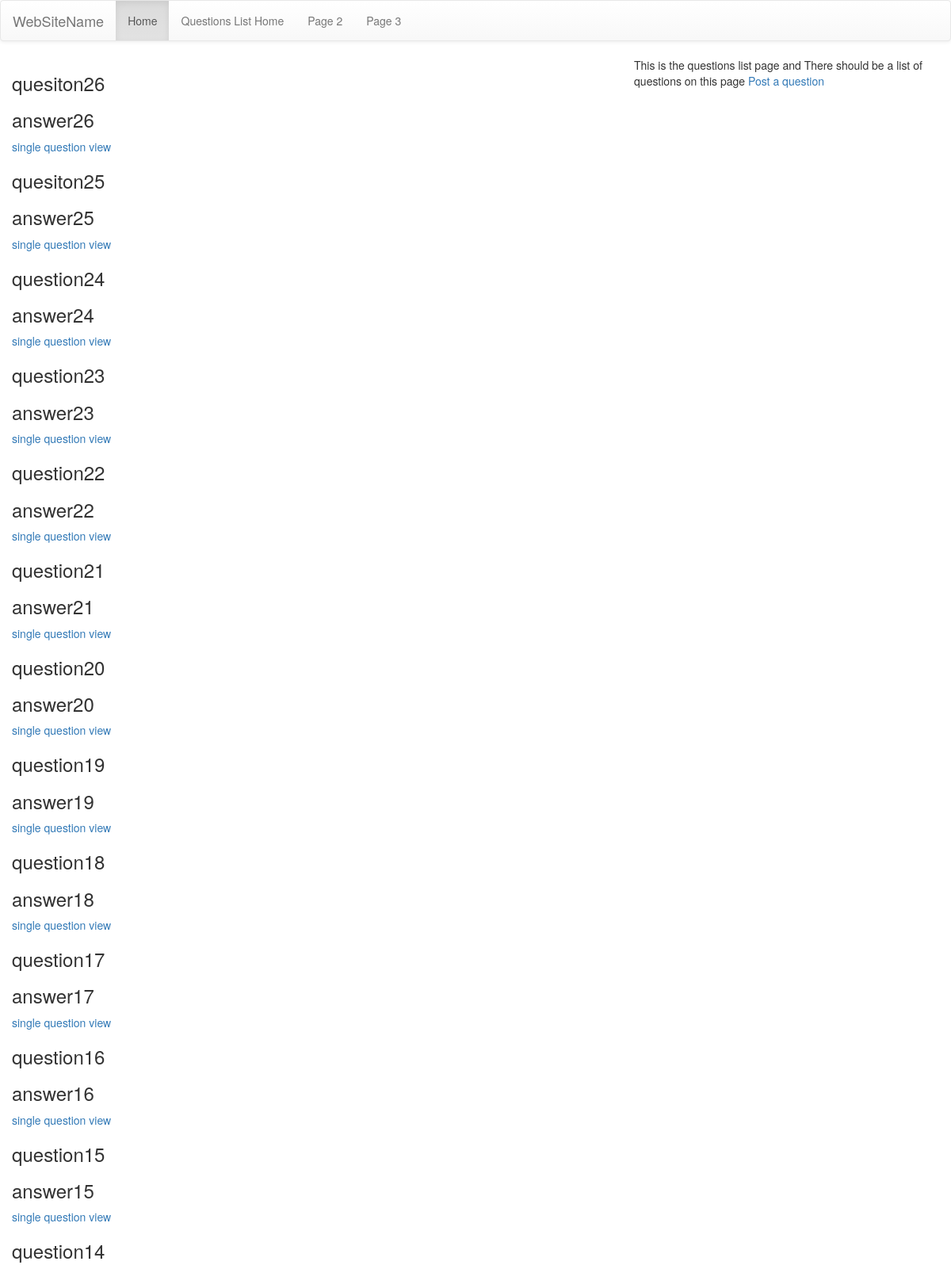
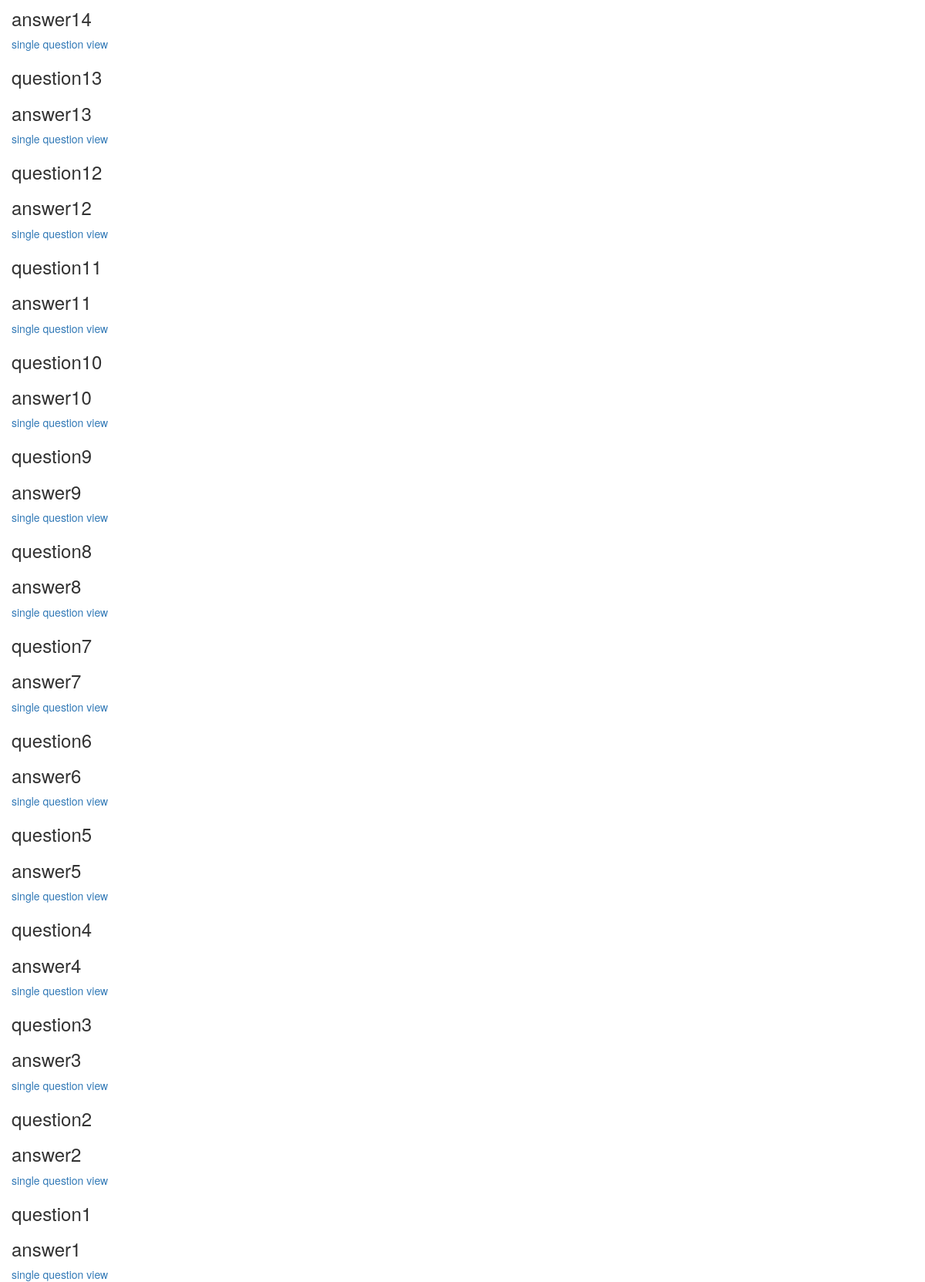
Screenshot of /questions/questionslist/ with the database file from the repository (2 pictures, top to bottom).
### questions/models.py (models this page shows, shortened)
class Question(models.Model):
    class Meta:
        ordering = ['-date_updated']
    question = models.TextField(blank=False, null=False) # unique=True,
    question_html = models.TextField(blank=False, null=False)
    answer = models.TextField(blank=False, null=False)
    answer_html = models.TextField(blank=False, null=False)
    date_created = models.DateTimeField(auto_now=True, null=True)
    date_updated = models.DateTimeField(auto_now=True, null=True)

### questions/views.py (the view)
class QuestionList(generic.ListView):
    model = models.Question

### questions/templates/questions/question_list.html
{% extends 'base.html' %}
{% block content %}
<div class="col-md-8">
	{% for question in question_list %}
        {% include "questions/_question.html" %}
	{% endfor %}
</div>
This is the questions list page and
There should be a list of questions on this page
    <a href="{% url "questions:create" %}">Post a question</a>
{% endblock %}

### questions/templates/questions/_question.html
<h3>{{ question.question_html|safe }}</h3>
<h3>{{ question.answer_html|safe }}</h3>
<a href="{% url 'questions:single' pk=question.pk %}"> single question view</a></a>

### rows the page displays
Question: question_html "quesiton26", answer_html "answer26"
Question: question_html "quesiton25", answer_html "answer25"
Question: question_html "question24", answer_html "answer24"
Question: question_html "question23", answer_html "answer23"
Question: question_html "question22", answer_html "answer22"
Question: question_html "question21", answer_html "answer21"
Question: question_html "question20", answer_html "answer20"
Question: question_html "question19", answer_html "answer19"
Question: question_html "question18", answer_html "answer18"
Question: question_html "question17", answer_html "answer17"
Question: question_html "question16", answer_html "answer16"
Question: question_html "question15", answer_html "answer15"
Question: question_html "question14", answer_html "answer14"
Question: question_html "question13", answer_html "answer13"
Question: question_html "question12", answer_html "answer12"
Question: question_html "question11", answer_html "answer11"
Question: question_html "question10", answer_html "answer10"
Question: question_html "question9", answer_html "answer9"
Question: question_html "question8", answer_html "answer8"
Question: question_html "question7", answer_html "answer7"
Question: question_html "question6", answer_html "answer6"
Question: question_html "question5", answer_html "answer5"
Question: question_html "question4", answer_html "answer4"
Question: question_html "question3", answer_html "answer3"
Question: question_html "question2", answer_html "answer2"
Question: question_html "question1", answer_html "answer1"
